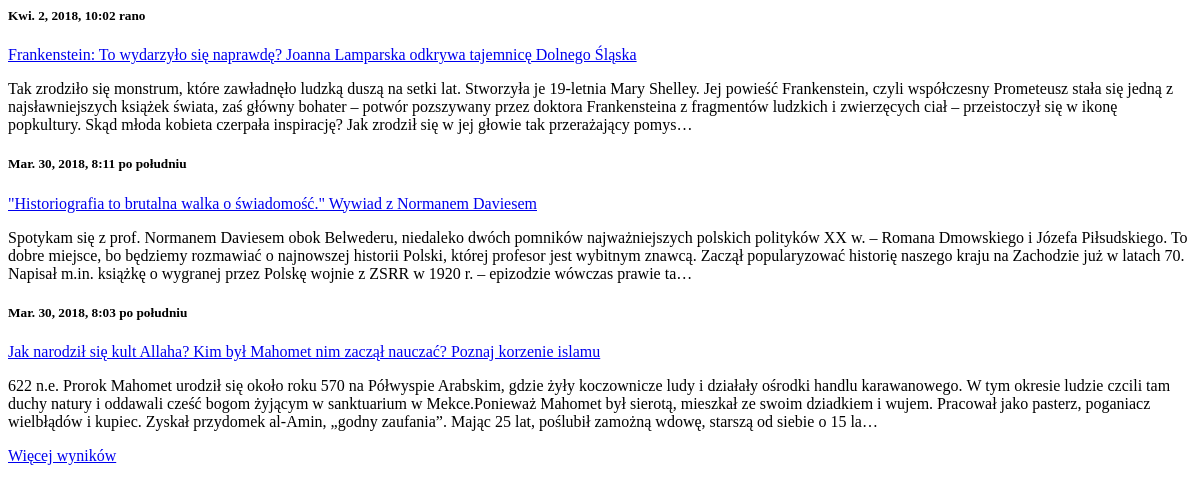
The page /artykuly/ on the database as committed earlier.
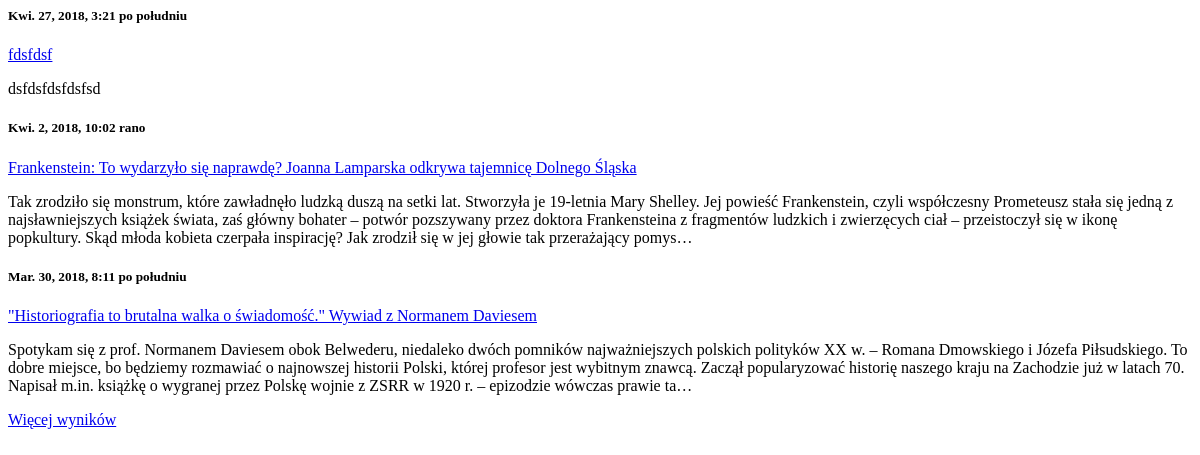
The same page on the database as committed later.
### posts/models.py (models this page shows, shortened)
class Post(models.Model):
	title = models.CharField(max_length=300)
	slug = models.SlugField(unique=True)
	content = models.TextField()
	updated = models.DateTimeField(auto_now=True, auto_now_add=False)
	timestamp = models.DateTimeField(auto_now=False, auto_now_add=True)
	def get_absolute_url(self):
		return reverse("posts:detail", kwargs={"slug": self.slug})
	class Meta:
		ordering = ["-timestamp", "-updated"]

### posts/views.py (the view)
# urls.py: url(r'^artykuly/$', posts_list, name="list"),
def posts_list(request):
	queryset = Post.objects.all()
	query = request.GET.get("q")
	if query:
		queryset = queryset.filter(
						Q(title__icontains=query) |
						Q(content__icontains=query)
						).distinct()
	context = {
		"object_list": queryset
	}
	return render(request, "post_list.html", context)

### static/el_pagination/paginators.py (called while the page is built)
    def get_current_per_page(self, number):
        return self.first_page if number == 1 else self.per_page

    def page(self, number):
        number = self.validate_number(number)
        if number == 1:
            bottom = 0
        else:
            bottom = ((number - 2) * self.per_page + self.first_page)
        top = bottom + self.get_current_per_page(number)
        if top + self.orphans >= self.count:
            top = self.count
        return CustomPage(self.object_list[bottom:top], number, self)

    def _get_num_pages(self):
        if self._num_pages is None:
            if self.count == 0 and not self.allow_empty_first_page:
                self._num_pages = 0
            else:
                hits = max(0, self.count - self.orphans - self.first_page)
                try:
                    self._num_pages = int(ceil(hits / float(self.per_page))) + 1
                except ZeroDivisionError:
                    self._num_pages = 0  # fallback to a safe value
        return self._num_pages

### templates/post_list.html (shortened to what this page needs)
{% load el_pagination_tags %}
	{% for obj in object_list %}
		<div class="article">
			<h5>{{ obj.timestamp }}</h5>
			<div class="art-title"><a href="{{ obj.get_absolute_url }}">{{ obj.title }} </a></div>
			<p>{{ obj.content|safe|truncatechars_html:500 }}</p>
		</div>
	{% endfor %}
	{% show_more "Więcej wyników" "ładowanie" %}

Rows that differ between the two databases and show on the page:
no longer on this page (row unchanged): Post: timestamp "Mar. 30, 2018, 8:03 po południu", title "Jak narodził się kult Allaha? Kim był Mahomet nim zaczął nauczać? Poznaj korzenie islamu", content "622 n.e. Prorok Mahomet urodził się około roku 570 na Półwyspie Arabskim, gdzie żyły koczownicze ludy i działały ośrodki handlu karawanowego. W tym okresie ludzie czcili tam duchy natury i oddawali cześć bogom żyjącym w sanktuarium w Mekce. Ponieważ Mahomet był sierotą, mieszkał ze swoim dziadkiem i wujem. Pracował jako pasterz, poganiacz wielbłądów i kupiec. Zyskał przydomek al-Amin, „godny zaufania”. Mając 25 lat, poślubił zamożną wdowę, starszą od siebie o 15 la…"
added Post: timestamp "Kwi. 27, 2018, 3:21 po południu", title "fdsfdsf", content "dsfdsfdsfdsfsd"
